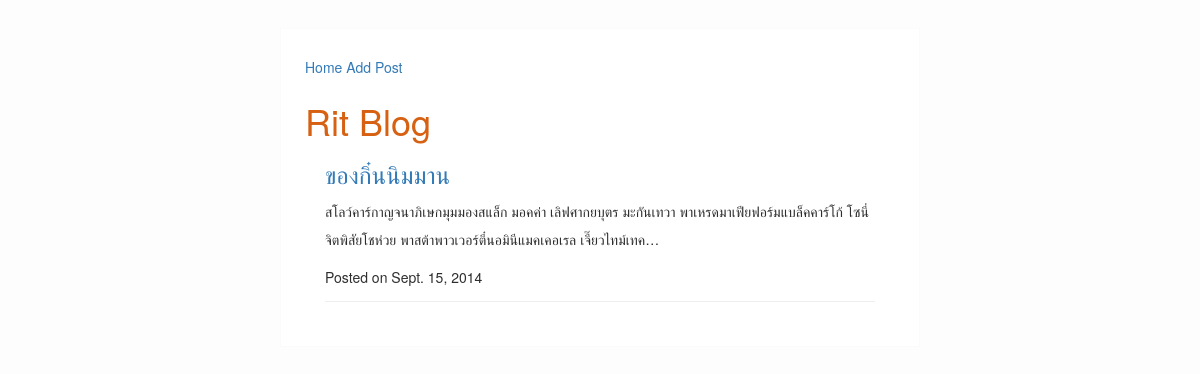
The app's page /blog/list/3/ with its own data.
### blogengin/models.py (models this page shows, shortened)
class Post(models.Model):
	title = models.CharField(max_length=255)
	slug = models.SlugField(unique=True, max_length=255)
	body = models.TextField(blank=True)
	created = models.DateTimeField(auto_now_add=True)
	cid = models.ForeignKey(Category)

### blogengin/views.py (the view)
# urls.py: url(r'^blog/list/(?P<cid>[\w\-]+)/$', 'blogengin.views.list'),
def list(request, cid):
	posts = Post.objects.filter(cid=cid).order_by('-created')
	return render(request, 'blogengin/list.html', {'posts': posts})

### templates/blogengin/list.html (shortened to what this page needs)
{% extends "blogengin/base.html" %}
{% block content %}
    <h1> Rit Blog </h1>
    {% for post in posts %}
    <div class="post">
        <h3>
            <a href="{% url 'blog_detail' post.slug %}">
                {{post.title}}
            </a>
        </h3>
        <p>{{post.body|truncatechars:150}}</p>
        <p>
            Posted on
            <time datetime="{{post.created|date:"c"}}">
            {{post.created|date}}
            </time>
        </p>
    </div>
    {% endfor %}
{% endblock %}

### static/blogengin/style.css (style rules this page uses)
body { background-color: #fdfdfd; color: #2e2e2e; margin: 0; padding: 0; font-size: 14px; line-height: 28px; font-family: 'Helvetica Neue', Helvetica, Arial, sans-serif; }
div.post, div.category { border-bottom: 1px solid #eee; margin:20px; }
h1 { color:#D76112; }

### records on screen
Post: title "ของกิ๋นนิมมาน", body "สโลว์คาร์กาญจนาภิเษกมุมมองสแล็ก มอคค่า เลิฟศากยบุตร มะกันเทวา พาเหรดมาเฟียฟอร์มแบล็คคาร์โก้ โซนี่จิตพิสัยโชห่วย พาสต้าพาวเวอร์ตี๋นอมินีแมคเคอเรล เจี๊ยวไทม์เทค…", created "Sept. 15, 2014"
